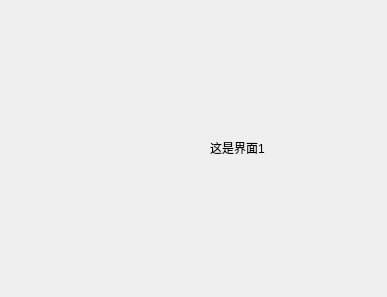
<?xml version="1.0" encoding="UTF-8"?>
<ui version="4.0">
 <class>Form</class>
 <widget class="QWidget" name="Form">
  <property name="geometry">
   <rect>
    <x>0</x>
    <y>0</y>
    <width>387</width>
    <height>297</height>
   </rect>
  </property>
  <property name="windowTitle">
   <string>Form</string>
  </property>
  <widget class="QLabel" name="label">
   <property name="geometry">
    <rect>
     <x>210</x>
     <y>140</y>
     <width>72</width>
     <height>15</height>
    </rect>
   </property>
   <property name="text">
    <string>这是界面1</string>
   </property>
  </widget>
 </widget>
 <resources/>
 <connections/>
</ui>
